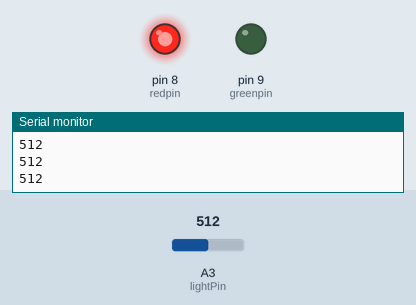
The sketch below on a simulated Arduino Uno, built with avr-gcc and run on an emulated ATmega328P. Shown: output pins drawn as LEDs (lit = HIGH), the last lines printed to the serial monitor. Inputs (shaded band) come from the test bench; at power-on: A3 (lightPin) = 512.

Above: at 1.2 s.
1.3 s: A3 (lightPin) set to 30
2.9 s: A3 (lightPin) set to 23
At 4.0 s:
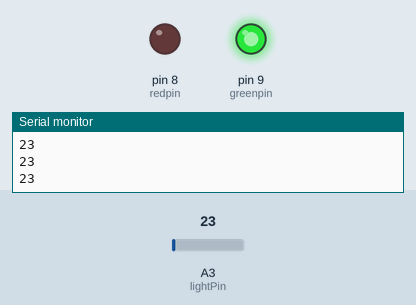
4.7 s: A3 (lightPin) set to 122
At 6.0 s:
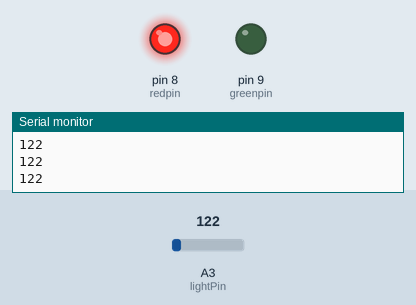
6.5 s: A3 (lightPin) set to 17
At 8.0 s:
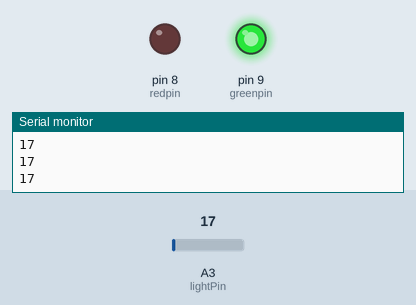
Timing chart, 0 to 9.2 s (numbered marks = the images above; inputs shaded):
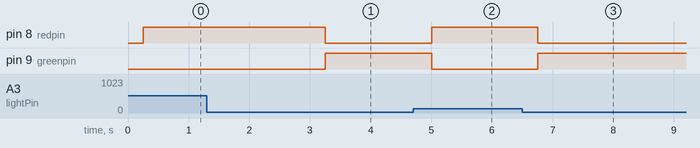

The sketch:

PHOTORESISTOR_LED_SWICTHING.ino
```cpp
int lightPin = A3;
int lightVal;
int dv = 250;
int redpin = 8;
int greenpin = 9;

void setup() {
  pinMode(lightPin, INPUT);
  pinMode(redpin, OUTPUT);
  pinMode(greenpin, OUTPUT);
  Serial.begin(9600);
  // put your setup code here, to run once:

}

void loop() {
  lightVal = analogRead(lightPin);
  Serial.println(lightVal);
  delay(dv);
  if (lightVal>27){
    digitalWrite(redpin, HIGH);
    digitalWrite(greenpin, LOW);
  }
  if (lightVal<27){
    digitalWrite(greenpin, HIGH);
    digitalWrite(redpin, LOW);
  }
  // put your main code here, to run repeatedly:

}
```

Measured:
- the behaviour switches between 27 and 26 on A3 (lightPin) (found by bisection; images 0 and 1)
- after the input at 2.9 s, pin 8 (redpin): HIGH → LOW after 0.35 s; pin 9 (greenpin): LOW → HIGH after 0.35 s
- after the input at 4.7 s, pin 8 (redpin): LOW → HIGH after 0.31 s; pin 9 (greenpin): HIGH → LOW after 0.31 s
- after the input at 6.5 s, pin 8 (redpin): HIGH → LOW after 0.26 s; pin 9 (greenpin): LOW → HIGH after 0.26 s
